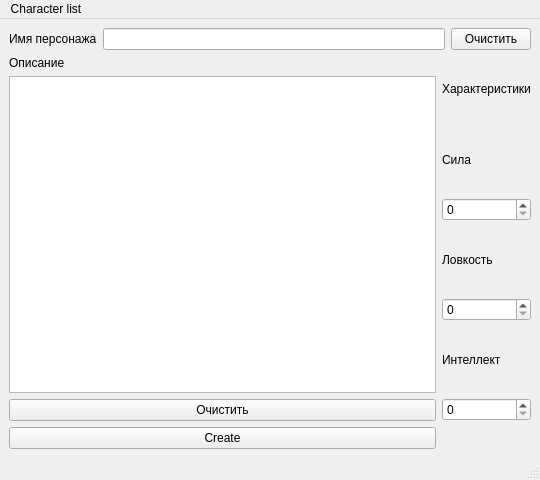
<?xml version="1.0" encoding="UTF-8"?>
<ui version="4.0">
 <class>MainWindow</class>
 <widget class="QMainWindow" name="MainWindow">
  <property name="geometry">
   <rect>
    <x>0</x>
    <y>0</y>
    <width>540</width>
    <height>480</height>
   </rect>
  </property>
  <property name="windowTitle">
   <string>MainWindow</string>
  </property>
  <widget class="QWidget" name="centralwidget">
   <layout class="QGridLayout" name="gridLayout_2">
    <item row="0" column="0">
     <layout class="QGridLayout" name="gridLayout">
      <item row="0" column="0" colspan="2">
       <layout class="QHBoxLayout" name="horizontalLayout">
        <item>
         <widget class="QLabel" name="label">
          <property name="text">
           <string>Имя персонажа</string>
          </property>
         </widget>
        </item>
        <item>
         <widget class="QLineEdit" name="charName"/>
        </item>
        <item>
         <widget class="QPushButton" name="nameClean">
          <property name="text">
           <string>Очистить</string>
          </property>
         </widget>
        </item>
       </layout>
      </item>
      <item row="1" column="0">
       <layout class="QVBoxLayout" name="verticalLayout">
        <item>
         <widget class="QLabel" name="label_2">
          <property name="text">
           <string>Описание</string>
          </property>
         </widget>
        </item>
        <item>
         <widget class="QTextEdit" name="textEdit"/>
        </item>
        <item>
         <widget class="QPushButton" name="aboutClean">
          <property name="text">
           <string>Очистить</string>
          </property>
         </widget>
        </item>
       </layout>
      </item>
      <item row="1" column="1">
       <layout class="QVBoxLayout" name="verticalLayout_2">
        <item>
         <widget class="QLabel" name="label_6">
          <property name="text">
           <string>Характеристики</string>
          </property>
         </widget>
        </item>
        <item>
         <widget class="QLabel" name="label_3">
          <property name="text">
           <string>Сила</string>
          </property>
         </widget>
        </item>
        <item>
         <widget class="QSpinBox" name="strSpin"/>
        </item>
        <item>
         <widget class="QLabel" name="label_4">
          <property name="text">
           <string>Ловкость</string>
          </property>
         </widget>
        </item>
        <item>
         <widget class="QSpinBox" name="dexSpin"/>
        </item>
        <item>
         <widget class="QLabel" name="label_5">
          <property name="text">
           <string>Интеллект</string>
          </property>
         </widget>
        </item>
        <item>
         <widget class="QSpinBox" name="spinBox_3"/>
        </item>
       </layout>
      </item>
      <item row="2" column="0">
       <widget class="QPushButton" name="charCreate">
        <property name="text">
         <string>Create</string>
        </property>
       </widget>
      </item>
     </layout>
    </item>
   </layout>
  </widget>
  <widget class="QMenuBar" name="menubar">
   <property name="geometry">
    <rect>
     <x>0</x>
     <y>0</y>
     <width>540</width>
     <height>21</height>
    </rect>
   </property>
   <widget class="QMenu" name="menuCharacter_list">
    <property name="title">
     <string>Character list</string>
    </property>
   </widget>
   <addaction name="menuCharacter_list"/>
  </widget>
  <widget class="QStatusBar" name="statusbar"/>
 </widget>
 <resources/>
 <connections>
  <connection>
   <sender>nameClean</sender>
   <signal>clicked()</signal>
   <receiver>charName</receiver>
   <slot>clear()</slot>
   <hints>
    <hint type="sourcelabel">
     <x>482</x>
     <y>44</y>
    </hint>
    <hint type="destinationlabel">
     <x>411</x>
     <y>45</y>
    </hint>
   </hints>
  </connection>
  <connection>
   <sender>aboutClean</sender>
   <signal>clicked()</signal>
   <receiver>textEdit</receiver>
   <slot>clear()</slot>
   <hints>
    <hint type="sourcelabel">
     <x>256</x>
     <y>402</y>
    </hint>
    <hint type="destinationlabel">
     <x>260</x>
     <y>329</y>
    </hint>
   </hints>
  </connection>
  <connection>
   <sender>charCreate</sender>
   <signal>clicked()</signal>
   <receiver>MainWindow</receiver>
   <slot>close()</slot>
   <hints>
    <hint type="sourcelabel">
     <x>141</x>
     <y>430</y>
    </hint>
    <hint type="destinationlabel">
     <x>145</x>
     <y>452</y>
    </hint>
   </hints>
  </connection>
 </connections>
</ui>
